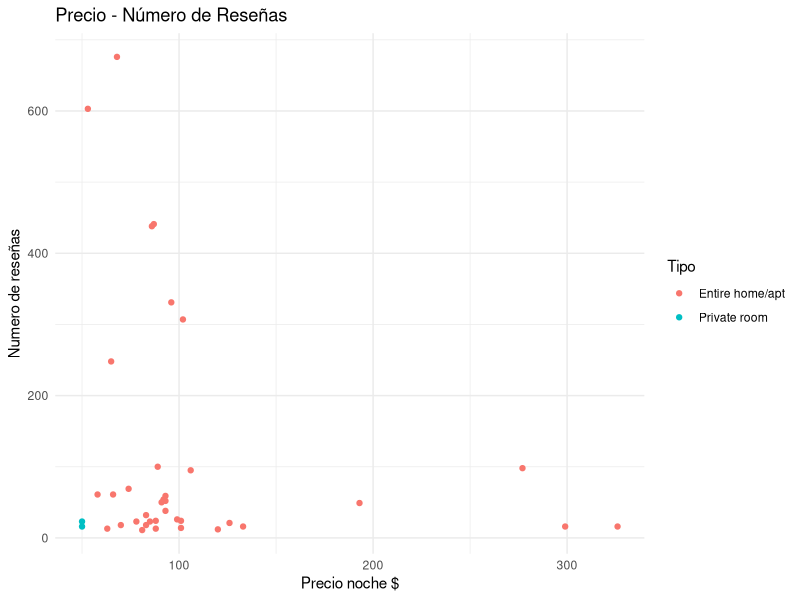
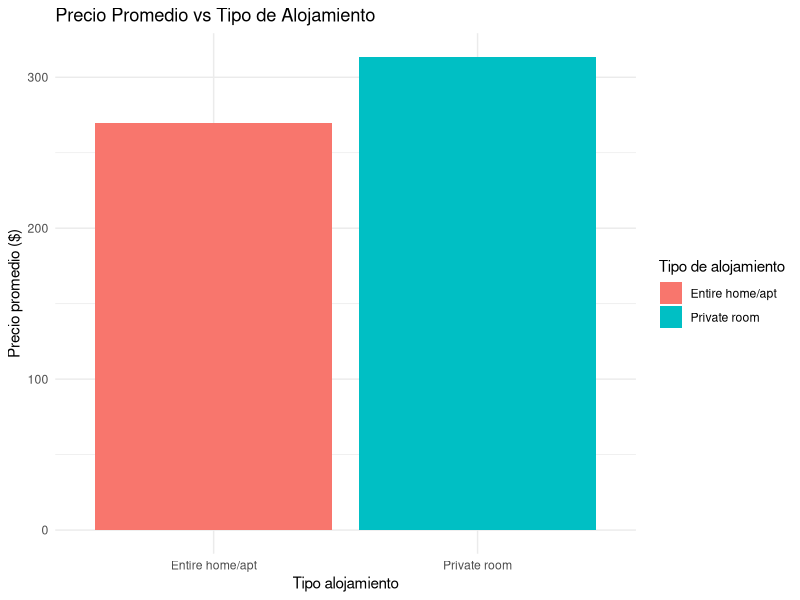
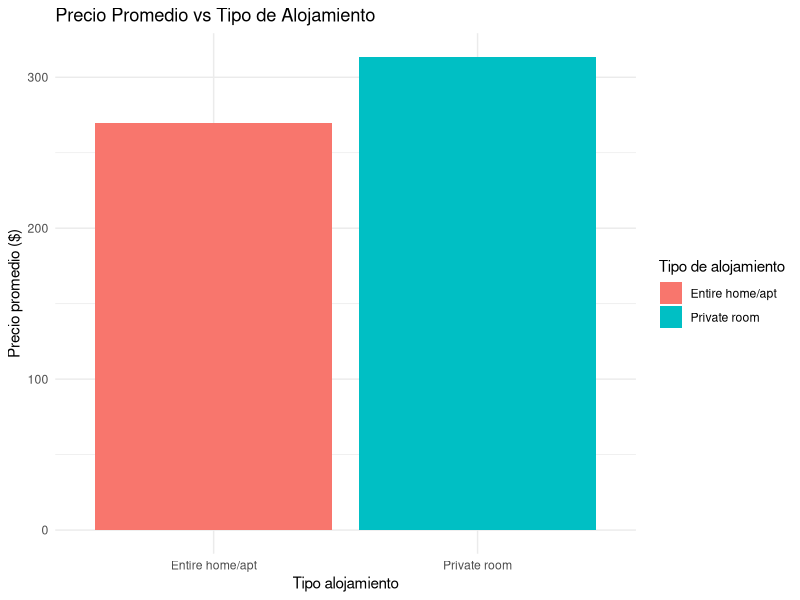

R code for these plots, in order:
## ---- chunk 1
library(dplyr)
library(ggplot2)
library(tidyverse)
data_air_bnb <- read_csv("listings.csv")
print(data_air_bnb)
## ---- chunk 2
#Display the first rows and the structure of the dataset (head(), str())
head(data_air_bnb)
str(data_air_bnb)

#Perform aa transformation for the price column
data_air_bnb <- data_air_bnb %>%
  mutate(price = as.numeric(gsub("\\$", "", price)))


#Filters records to keep only accommodations with more than 10 reviews and a price less than $500 per night. #Also, excludes missing valuesfor the host_location column.
data_air_bnb_filter <- data_air_bnb %>%
  filter(number_of_reviews > 10, price < 500, is.na(host_location) )

#Sorts data from highest to lowest availability (availability_365).
data_air_bnb_filter <- data_air_bnb_filter %>%
  arrange(desc(availability_365))

#Create a new column called total revenue, which represents the potential revenue in a year (price * availability_365).
data_air_bnb_filter <- data_air_bnb_filter %>%
  mutate(total_revenue= price * availability_365 )

data_selected <- data_air_bnb_filter %>%
  select(host_location, room_type, price, availability_365, total_revenue, number_of_reviews)

## ---- chunk 3
# Group  data by host_location
summary_by_host <- data_selected %>%
  group_by(host_location) %>%
  summarize(
    avg_price = mean(price, na.rm = TRUE),  # avrrage price by night
    total_listings = n(),  # total number of homes
    avg_total_income = mean(total_revenue, na.rm = TRUE)  # average income
  )

head(summary_by_host)

# Group  data by room_type
summary_by_room <- data_selected %>%
  group_by(room_type) %>%
  summarize(average_availability = mean(availability_365, na.rm = TRUE)  )# average available

# Group the data by room average availabllity.
head(summary_by_room)
## ---- chunk 4
ggplot(data = data_selected, aes(x = price, y = number_of_reviews, color = room_type)) +
  geom_point(alpha = 1) +
  labs(x = "Precio noche $", y = "Numero de reseñas", title = "Precio - Número de Reseñas",
       color = "Tipo") +
  theme_minimal()
## ---- chunk 5
head(summary_by_room)
ggplot(data = summary_by_room, aes(x = room_type, y = average_availability, fill = room_type)) +
  labs(title = "Precio Promedio vs Tipo de Alojamiento", x = "Tipo alojamiento", y = "Precio promedio ($)",
       fill = "Tipo de alojamiento") +
  geom_col() +
  theme_minimal()
## ---- chunk 6

head(summary_by_room)
ggplot(data = summary_by_room, aes(x = room_type, y = average_availability, fill = room_type)) +
  labs(title = "Precio Promedio vs Tipo de Alojamiento", x = "Tipo alojamiento", y = "Precio promedio ($)",
       fill = "Tipo de alojamiento") +
  geom_col() +
  theme_minimal()
